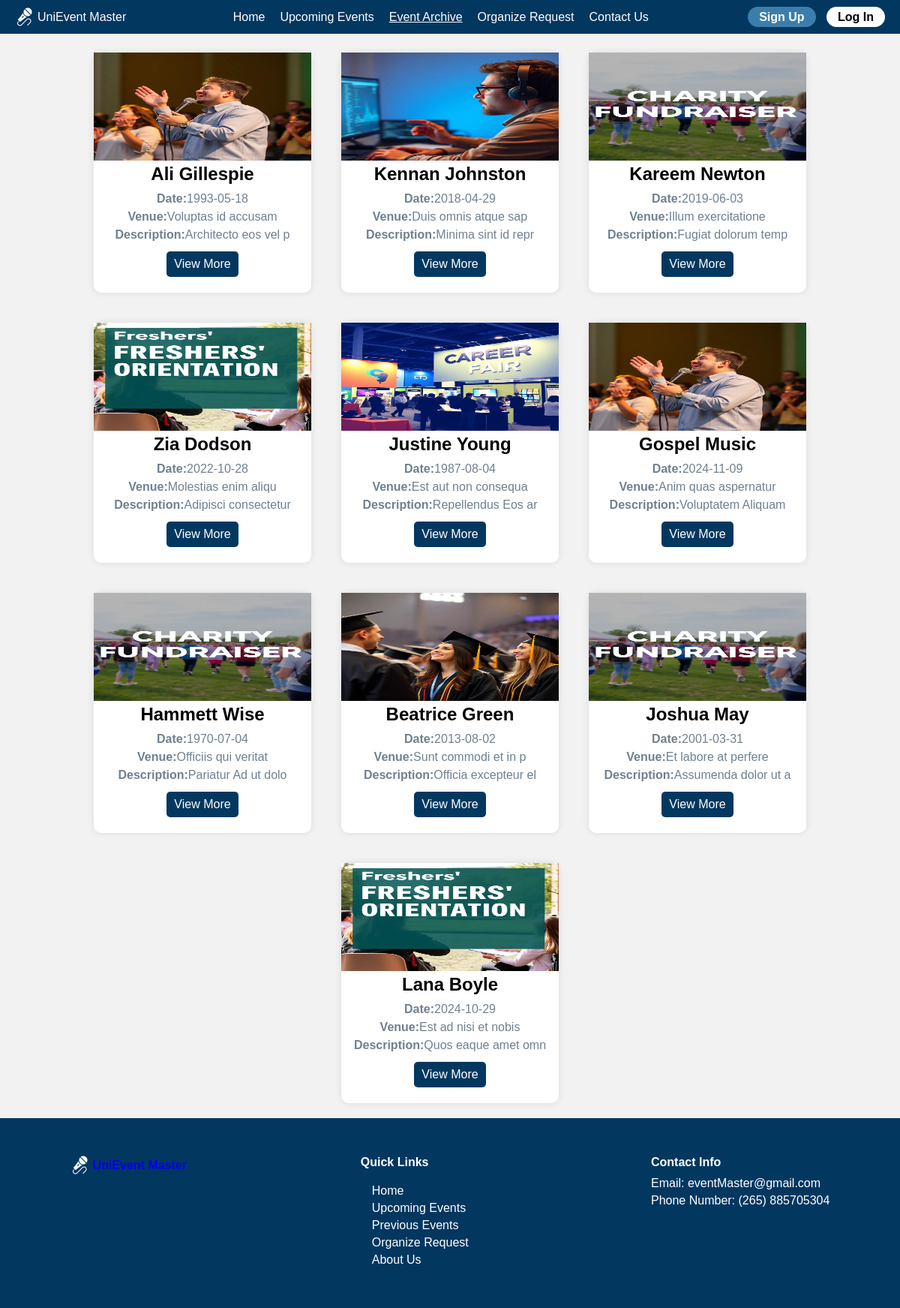
The app's page /Homepage/eventArchive.php with its own data.
### tables this page shows
CREATE TABLE IF NOT EXISTS `archived_events` (
  `id` int NOT NULL AUTO_INCREMENT,
  `event_name` varchar(255) NOT NULL,
  `event_date` date NOT NULL,
  `event_venue` varchar(255) NOT NULL,
  `event_description` text NOT NULL,
  `price_category` enum('Free','Custom') NOT NULL,
  `event_price` decimal(10,2) DEFAULT NULL,
  `start_time` time NOT NULL,
  `end_time` time NOT NULL,
  `event_poster` varchar(255) NOT NULL,
  `created_at` timestamp NULL DEFAULT CURRENT_TIMESTAMP,
  PRIMARY KEY (`id`)
);

### Homepage/eventArchive.php (the view, shortened to what this page needs)
<!DOCTYPE html>
<html lang="en">
<head>
    <link rel="stylesheet" href="../css/eventDiscovery.css">
</head>
<body>
    <nav>
        <div class="logo">
            <img src="../images/microphone.png" alt="Logo" />
            <span>UniEvent Master</span>
        </div>
        <ul class="nav-links">
            <li><a href="index.php">Home</a></li>
            <li><a href="./eventDiscovery.php">Upcoming Events</a></li>
            <li><a href="./eventArchive.php" class="navActive">Event Archive</a></li>
            <li><a href="organizeRequest.php">Organize Request</a></li>
            <li><a href="./contactUs.php">Contact Us</a></li>
        </ul>
        <div class="buttons" style="<?php echo isset($_SESSION['username']) ? 'display: none;' : ''; ?>">
            <a href="./signUp.html" class="register">Sign Up</a>
            <a href="./login.html" class="login">Log In</a>
        </div>
    </nav>
    <?php
    $serverName = "localhost";
    $username = "root";
    $password = "";
    $dbname = "unievent_master";
    $conn = new mysqli($serverName, $username, $password, $dbname);
    $sql = "SELECT id,event_name, event_date, event_venue, event_description, price_category, event_price, start_time, end_time, event_poster FROM archived_events";
    $result = $conn->query($sql);
    ?>
    <div class="card-container">
        <?php
        if ($result->num_rows > 0) {
            while ($row = $result->fetch_assoc()) {
        ?>
                <div class="card">
                    <img src="<?php echo "../uploads/" . $row['event_poster']; ?>" alt="<?php echo $row['event_name']; ?>" class="card-img">
                    <div class="card-content">
                        <h2 style="margin-bottom:7px;"><?php echo $row['event_name']; ?></h2>
                        <p style="line-height: 1.5; color:#708090">
                            <strong>Date:</strong><?php echo $row['event_date']; ?><br>
                            <strong>Venue:</strong><?php echo $row['event_venue']; ?><br>
                            <strong>Description:</strong><?php echo $row['event_description']; ?><br>
                            <?php
                            echo '<a href="eventDetails.php?event_id=' . $row['id'] . '&from=archivedEventDetail" class="View-More">View More</a>';
                            ?>
                        </p>
                    </div>
                </div>
        <?php
            }
        } else {
            echo "<p>No events found.</p>";
        }
        ?>
    </div>
    <footer class="footer">
        <div class="footer-container">
            <div class="footer-section logo">
                <img src="../images/microphone.png" alt="Logo" />
                <span><a href="../Homepage/index.php">UniEvent Master</a></span>
            </div>
            <div class="footer-section links-section">
                <h4 class="footer-heading">Quick Links</h4>
                <ul class="footer-links">
                    <li><a href="#" class="footer-link">Home</a></li>
                    <li><a href="#" class="footer-link">Upcoming Events</a></li>
                    <li><a href="#" class="footer-link">Previous Events</a></li>
                    <li><a href="#" class="footer-link">Organize Request</a></li>
                    <li><a href="#" class="footer-link">About Us</a></li>
                </ul>
            </div>
            <div class="footer-section contact-section">
                <h4 class="footer-heading">Contact Info</h4>
                <p class="footer-contact">Email: eventMaster@gmail.com</p>
                <p class="footer-contact">Phone Number: (265) 885705304</p>
            </div>
        </div>
    </footer>
</body>
</html>

### css/eventDiscovery.css (style rules this page uses)
* { margin: 0; padding: 0; box-sizing: border-box; }
body { background-color: #f2f2f2; font-family: Arial, Helvetica, sans-serif; }
nav { display: flex; justify-content: space-between; align-items: center; background-color: #023760; padding: 10px 20px; margin-bottom: 50px; position: fixed; top: 0; left: 0; width: 100%; z-index: 100; }
.logo { color: white; display: flex; align-items: center; }
.logo span a { font-weight: bold; text-decoration: none; color: whites; }
.logo img { height: 25px; margin-right: 5px; }
.nav-links { display: flex; list-style: none; }
.nav-links li { margin-left: 20px; transition: 0.3s; }
.nav-links a { color: white; text-decoration: none; font-weight: normal; }
.buttons a { margin-left: 10px; padding: 5px 15px; border-radius: 20px; text-decoration: none; font-weight: bold; }
.register { background-color: #3c7eab; color: white; }
.login { background-color: white; color: black; }
.card-container { min-height: 100vh; display: flex; flex-wrap: wrap; align-items: start; justify-content: center; margin-top: 50px; }
.card { width: 290px; height: 320px; margin: 20px; border-radius: 10px; box-shadow: 0 0 10px rgba(0, 0, 0, 0.1); background-color: #fff; text-align: center; position: relative; }
.card img { width: 100%; height: 45%; }
footer { background-color: #023760; color: white; padding: 40px 0; }
.footer-container { display: flex; justify-content: space-around; flex-wrap: wrap; align-items: start; }
.footer-section { margin-top: 10px; min-width: 200px; }
.footer-heading { font-weight: bold; margin-bottom: 10px; }
.footer-links, .footer-contact { margin-top: 5px; }
.footer-links { padding: 10px; }
.footer-links li { margin-bottom: 5px; list-style: none; }
.footer-link { color: white; padding: 5px; text-decoration: none; }
.footer-contact { margin-bottom: 5px; }
.View-More { display: inline-block; padding: 5px 10px; background-color: #023860; color: white; text-decoration: none; border-radius: 5px; margin-top: 10px; }
.navActive { text-decoration: underline !important; }

### records on screen
archived_events: event_poster (picture), event_name "Ali Gillespie", event_date "1993-05-18", event_venue "Voluptas id accusam", event_description "Architecto eos vel p"
archived_events: event_poster (picture), event_name "Kennan Johnston", event_date "2018-04-29", event_venue "Duis omnis atque sap", event_description "Minima sint id repr"
archived_events: event_poster (picture), event_name "Kareem Newton", event_date "2019-06-03", event_venue "Illum exercitatione", event_description "Fugiat dolorum temp"
archived_events: event_poster (picture), event_name "Zia Dodson", event_date "2022-10-28", event_venue "Molestias enim aliqu", event_description "Adipisci consectetur"
archived_events: event_poster (picture), event_name "Justine Young", event_date "1987-08-04", event_venue "Est aut non consequa", event_description "Repellendus Eos ar"
archived_events: event_poster (picture), event_name "Gospel Music", event_date "2024-11-09", event_venue "Anim quas aspernatur", event_description "Voluptatem Aliquam"
archived_events: event_poster (picture), event_name "Hammett Wise", event_date "1970-07-04", event_venue "Officiis qui veritat", event_description "Pariatur Ad ut dolo"
archived_events: event_poster (picture), event_name "Beatrice Green", event_date "2013-08-02", event_venue "Sunt commodi et in p", event_description "Officia excepteur el"
archived_events: event_poster (picture), event_name "Joshua May", event_date "2001-03-31", event_venue "Et labore at perfere", event_description "Assumenda dolor ut a"
archived_events: event_poster (picture), event_name "Lana Boyle", event_date "2024-10-29", event_venue "Est ad nisi et nobis", event_description "Quos eaque amet omn"
